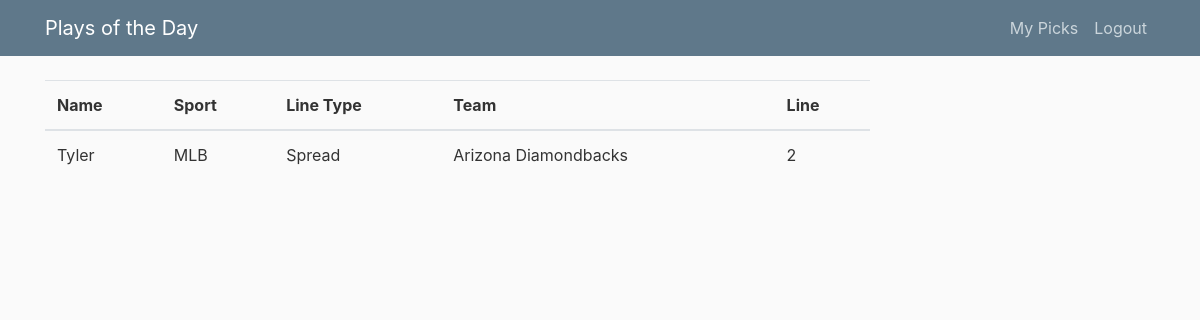
Screenshot of /home (signed in) with the database file from the repository.
### pod/models.py (models this page shows, shortened)
class User(db.Model, UserMixin):
    id = db.Column(db.Integer, primary_key=True)
    firstname = db.Column(db.String(30), nullable=False)
    lastname = db.Column(db.String(30), nullable=False)
    email = db.Column(db.String(120), nullable=False, unique=True)
    picks = db.relationship('Pick', backref='userobj', lazy=False)

class Pick(db.Model):
    id = db.Column(db.Integer, primary_key=True)
    user_id = db.Column(db.Integer, db.ForeignKey('user.id'), nullable=False)
    date = db.Column(db.Date, nullable=False)
    sport = db.Column(db.String(60), nullable=False)
    team = db.Column(db.String(60), nullable=False)
    linetype = db.Column(db.String(60), nullable=False)
    line = db.Column(db.String(60), nullable=False)
    odds = db.Column(db.Integer, nullable=True)
    result = db.Column(db.Boolean, nullable=True)
    parlay_id = db.Column(db.Integer, db.ForeignKey('parlay.id'), nullable=True)

### pod/picks/routes.py (the view)
@picks.route("/")
@picks.route("/home")
def home():
    todayspicks = Pick.query.filter(Pick.date.like('%' + datetime.datetime.now().strftime('%Y-%m-%d') + '%')).all()
    users = User.query.order_by(User.firstname).all()
    return render_template('home.html', users=users, todayspicks=todayspicks)

### pod/models.py (called while the page is built)
@login_manager.user_loader
def load_user(user_id):
    return User.query.get(int(user_id))

### pod/templates/home.html
{% extends "layout.html" %}
{% block content1 %}
<div class="table-responsive">
  <table class="table">
    <thead>
      <th scope="col">Name</th>
      <th scope="col">Sport</th>
      <th scope="col">Line Type</th>
      <th scope="col">Team</th>
      <th scope="col">Line</th>
    </thead>
  {% for user in users %}
  <tr>
    <td>
      {{user.firstname}}
    </td>
    <td>
      {% for pick in todayspicks if pick.user_id == user.id: %}
        <div>{{pick.sport}}</div>
      {%endfor%}
    </td>
    <td>
      {% for pick in todayspicks if pick.user_id == user.id: %}
        <div>{{pick.linetype}}</div>
      {%endfor%}
    </td>
    <td>
      {% for pick in todayspicks if pick.user_id == user.id: %}
        <div>{{pick.team}}</div>
      {%endfor%}
    </td>
    <td>
      {% for pick in todayspicks if pick.user_id == user.id: %}
        <div>
          {%if pick.line !=0:%}
            {{pick.line}}
          {%else:%}
          <br>
          {%endif%}
        </div>
      {%endfor%}
    </td>
  </tr>
  {% endfor %}
  </table>
</div>
{% endblock content1 %}

### pod/static/main.css (style rules this page uses)
body { background: #fafafa; color: #333333; margin-top: 5rem; }

### rows the page displays
User: firstname "Tyler"
Pick: sport "MLB", linetype "Spread", team "Arizona Diamondbacks", line "2"
